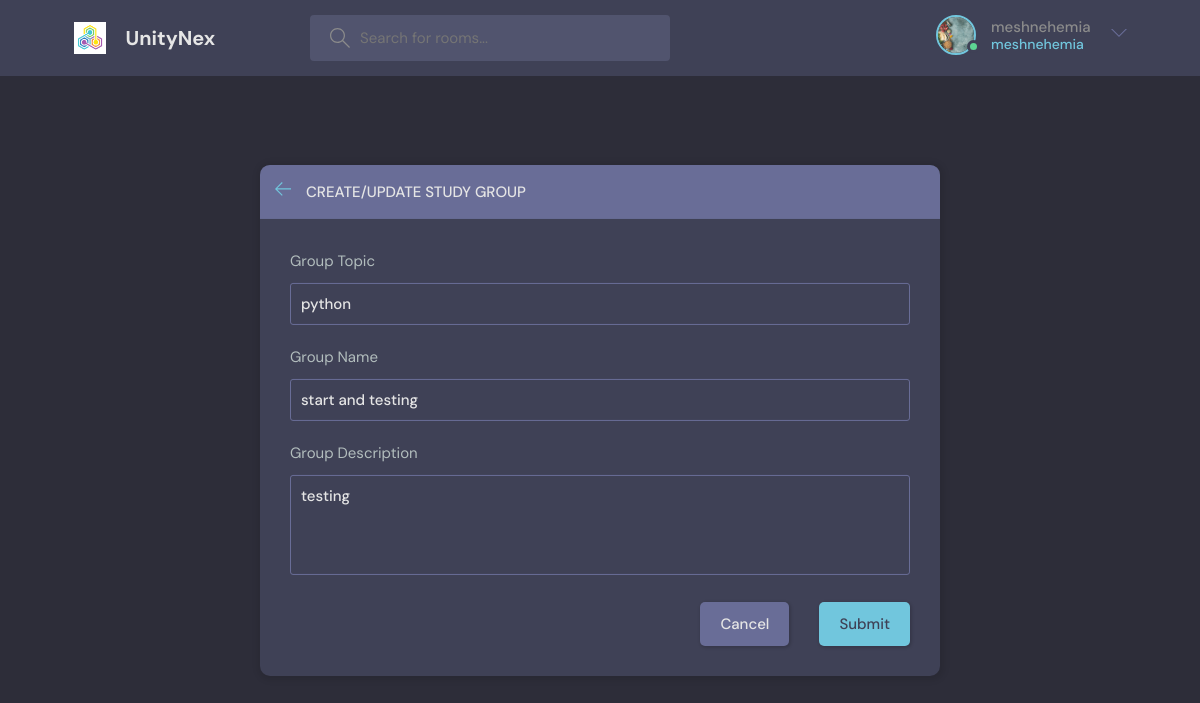
Page /update-room/9 (signed in) on the committed database.
### socialmedia/models.py (models this page shows, shortened)
class User(AbstractUser):
    name = models.CharField(max_length=200, null=True)
    email = models.EmailField(unique=True, null=True)
    bio = models.TextField(null=True)
    avator = models.ImageField(null=True, upload_to='profile/', default="profile/avatar.svg")
    USERNAME_FIELD = 'email'
    REQUIRED_FIELDS = []

class Room(models.Model):
    host = models.ForeignKey(User, on_delete=models.SET_NULL, null=True)
    topic = models.ForeignKey(Topic, on_delete=models.SET_NULL, null=True)
    name = models.CharField(max_length=200)
    description = models.TextField(null=True, blank=True)
    participants = models.ManyToManyField(User, related_name='participants', blank=True)
    updated = models.DateTimeField(auto_now=True)
    created = models.DateTimeField(auto_now_add=True)
    class Meta:
        ordering = ['-updated', '-created']

class Topic(models.Model):
    name = models.CharField(max_length=200)
    def __str__(self):
        return self.name

### socialmedia/views.py (the view, shortened to what this page needs)
# urls.py: path('update-room/<str:pk>', views.updateRoom, name='update-room'),
@csrf_exempt
@login_required(login_url='login')
def updateRoom(request, pk):
    room = Room.objects.get(id=pk)
    form = RoomForm(instance=room)
    topics = Topic.objects.all()
    if request.user != room.host:
        return HttpResponse("you are not allowed to use this site")
    context = {'form': form, "topics": topics, "room": room}
    return render(request, 'socialmedia/room_form.html', context)

### socialmedia/forms.py
class RoomForm(ModelForm):
    class Meta:
        model = Room
        fields = '__all__'
        exclude = ['host', 'participants']

### socialmedia/templates/socialmedia/room_form.html (shortened to what this page needs)
{% extends 'main.html' %}
{%block content%}
  <main class="create-room layout">
    <div class="container">
      <div class="layout__box">
        <div class="layout__boxHeader">
          <div class="layout__boxTitle">
            <a href="{% url 'home' %}">
              <svg version="1.1" xmlns="http://www.w3.org/2000/svg" width="32" height="32" viewBox="0 0 32 32">
                <title>arrow-left</title>
                <path
                  d="M13.723 2.286l-13.723 13.714 13.719 13.714 1.616-1.611-10.96-10.96h27.625v-2.286h-27.625l10.965-10.965-1.616-1.607z">
                </path>
              </svg>
            </a>
            <h3>Create/update Study group</h3>
          </div>
        </div>
        <div class="layout__body">
          <form class="form" action="" method="POST">
            <div class="form__group">
              <label for="room_topic">Group Topic</label>
              <input required type="text" value="{{room.topic.name}}" name="topic" id="room_topic" list="topic-list" />
            </div>
            <div class="form__group">
              <label for="room_name">Group Name</label>
              {{form.name}}
            </div>
            <div class="form__group">
              <label for="room_name">Group Description</label>
              {{form.description}}
            </div>
            <div class="form__action">
              <a class="btn btn--dark" href="{% url 'home' %}">Cancel</a>
              <button class="btn btn--main" type="submit">Submit</button>
            </div>
          </form>
        </div>
      </div>
    </div>
  </main>
{% endblock content %}

### templates/navbar.html (shortened to what this page needs)
{% load static %}
<header class="header header--loggedIn">
    <div class="container">
        <a href="{% url 'home' %}" class="header__logo">
            <img src="{% static 'images/icons/logo.png' %}"/>
            <h1>UnityNex</h1>
        </a>
        <form class="header__search" action="{% url 'home' %}" method="get">
            <label>
                <input type="text" name="q" placeholder="Search for rooms..."/>
            </label>
        </form>
        <nav class="header__menu">
            {% if request.user.is_authenticated %}
                <div class="header__user">
                    <a href="{% url 'user-profile' request.user.id %}">
                        <div class="avatar avatar--medium active">
                            <img src="{{ request.user.avator.url }}"/>
                        </div>
                        <p>{{ request.user.username }} <span>{{ request.user.username }}</span></p>
                    </a>
                    <button class="dropdown-button">
                        <svg version="1.1" xmlns="http://www.w3.org/2000/svg" width="32" height="32"
                             viewBox="0 0 32 32">
                            <title>chevron-down</title>
                            <path d="M16 21l-13-13h-3l16 16 16-16h-3l-13 13z"></path>
                        </svg>
                    </button>
                </div>
            {% else %}
                <a href="{% url 'login' %}">
                    <img src="{% static 'images/profilesImages/avatar.svg' %}"/>
                    <p>Login</p>
                </a>
            {% endif %}
        </nav>
    </div>
</header>

### rows in the picture
User: user.avator (picture), user.username "meshnehemia"
Room: topic "python", name "start and testing", description "testing"
